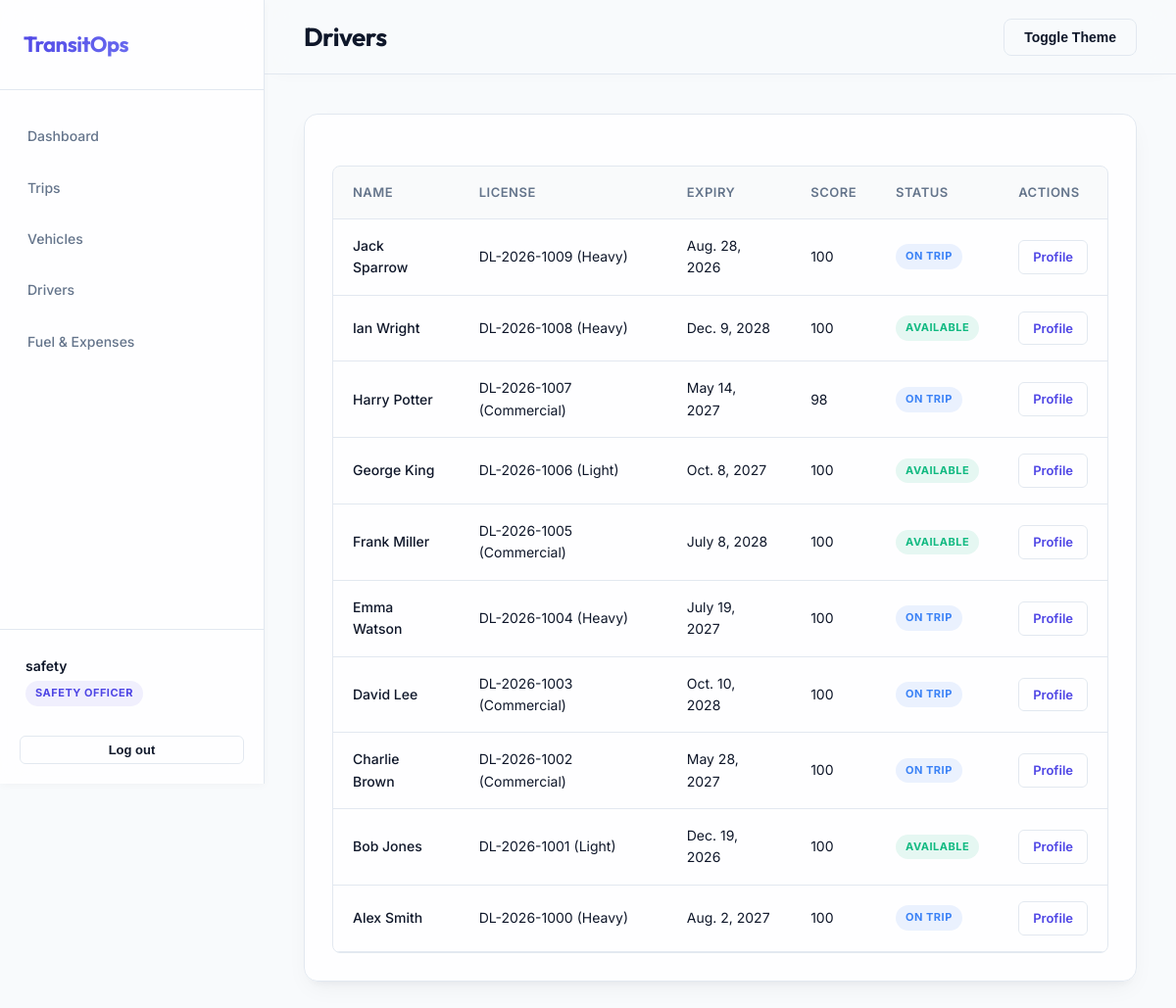
Page /drivers/ (signed in) on the earlier database version.
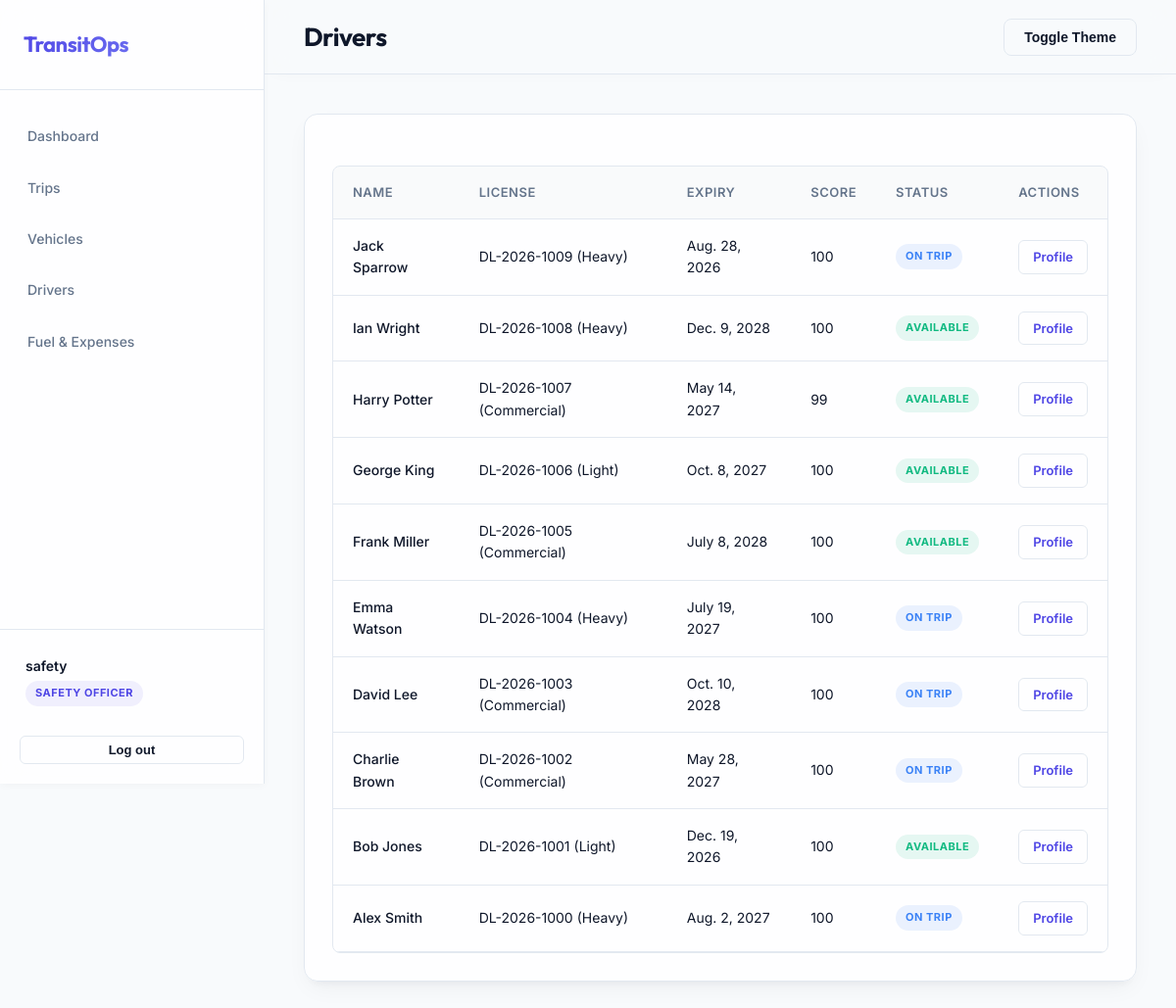
Same page on the later database version.
### drivers/models.py (models this page shows, shortened)
class Driver(models.Model):
    STATUS_CHOICES = (
        ('Available', 'Available'),
        ('On Trip', 'On Trip'),
        ('Off Duty', 'Off Duty'),
        ('Suspended', 'Suspended'),
    )
    user = models.OneToOneField(User, on_delete=models.CASCADE, null=True, blank=True, related_name='driver_profile')
    name = models.CharField(max_length=100)
    license_number = models.CharField(max_length=50, unique=True)
    license_category = models.CharField(max_length=50)
    license_expiry_date = models.DateField()
    contact_number = models.CharField(max_length=20)
    safety_score = models.IntegerField(default=100, help_text="0-100")
    status = models.CharField(max_length=20, choices=STATUS_CHOICES, default='Available')
    created_at = models.DateTimeField(auto_now_add=True)
    updated_at = models.DateTimeField(auto_now=True)
    class Meta:
        ordering = ['-created_at']
    def is_license_expired(self):
        return self.license_expiry_date < date.today()

### drivers/views.py (the view)
# urls.py: path('', views.driver_list, name='drivers_list'),
@role_required('Fleet Manager', 'Safety Officer', 'Admin')
def driver_list(request):
    drivers = Driver.objects.all()
    return render(request, 'drivers/list.html', {'drivers': drivers})

### templates/drivers/list.html (shortened to what this page needs)
{% extends 'base.html' %}
{% block page_title %}Drivers{% endblock %}
{% block content %}
<div class="card">
    <div class="table-container">
        <table class="table">
            <thead>
                <tr>
                    <th>Name</th>
                    <th>License</th>
                    <th>Expiry</th>
                    <th>Score</th>
                    <th>Status</th>
                    <th>Actions</th>
                </tr>
            </thead>
            <tbody>
                {% for driver in drivers %}
                <tr>
                    <td style="font-weight: 500;">{{ driver.name }}</td>
                    <td>{{ driver.license_number }} ({{ driver.license_category }})</td>
                    <td>
                        {% if driver.is_license_expired %}
                            <span class="badge badge-danger">Expired: {{ driver.license_expiry_date }}</span>
                        {% else %}
                            {{ driver.license_expiry_date }}
                        {% endif %}
                    </td>
                    <td>{{ driver.safety_score }}</td>
                    <td>
                        {% if user.profile.role == 'Admin' %}
                        <form method="post" action="{% url 'driver_update_status' driver.id %}" style="margin: 0;">
                            {% csrf_token %}
                            <select name="status" onchange="this.form.submit()" class="form-control" style="padding: 4px 8px; font-size: 12px; height: auto; border-radius: 12px; font-weight: 600; width: auto; cursor: pointer; outline: none; border: 1px solid transparent; text-align: center;
                                {% if driver.status == 'Available' %}background-color: rgba(16, 185, 129, 0.1); color: #10B981;
                                {% elif driver.status == 'On Trip' %}background-color: rgba(59, 130, 246, 0.1); color: #3B82F6;
                                {% elif driver.status == 'Off Duty' %}background-color: rgba(245, 158, 11, 0.1); color: #F59E0B;
                                {% else %}background-color: rgba(239, 68, 68, 0.1); color: #EF4444;{% endif %}
                            ">
                                <option value="Available" {% if driver.status == 'Available' %}selected{% endif %}>Available</option>
                                <option value="On Trip" {% if driver.status == 'On Trip' %}selected{% endif %}>On Trip</option>
                                <option value="Off Duty" {% if driver.status == 'Off Duty' %}selected{% endif %}>Off Duty</option>
                                <option value="Suspended" {% if driver.status == 'Suspended' %}selected{% endif %}>Suspended</option>
                            </select>
                        </form>
                        {% else %}
                        <span class="badge
                            {% if driver.status == 'Available' %}badge-success
                            {% elif driver.status == 'On Trip' %}badge-info
                            {% elif driver.status == 'Off Duty' %}badge-warning
                            {% else %}badge-danger{% endif %}">
                            {{ driver.status }}
                        </span>
                        {% endif %}
                    </td>
                    <td>
                        <a href="{% url 'driver_profile' driver.id %}" class="btn btn-ghost btn-sm" style="color: var(--primary);">Profile</a>
                    </td>
                </tr>
                {% empty %}
                <tr>
                    <td colspan="6" style="text-align: center; color: var(--text-muted); padding: 24px;">No drivers found.</td>
                </tr>
                {% endfor %}
            </tbody>
        </table>
    </div>
</div>
{% endblock %}

Differences in the rows shown:
changed Driver "Harry Potter": safety_score "98" → "99"; status "ON TRIP" → "AVAILABLE"
